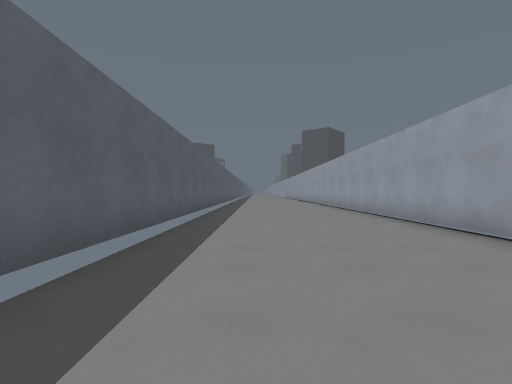
View 1 (above)

12 first-person views from a walk through a level from a Godot 3-D game. The camera is 1.3 m above the floor, looks level and sees 80° across. The floor is counted in squares, 2 m on a side. Each view is taken from the middle of a square. On the plan, view 1 faces up. The plan holds only what a view shows up to about 10 squares ahead; the rest is blank. The place goes on beyond the plan. Surface patterns are stand-ins for the level's own textures.

View 2
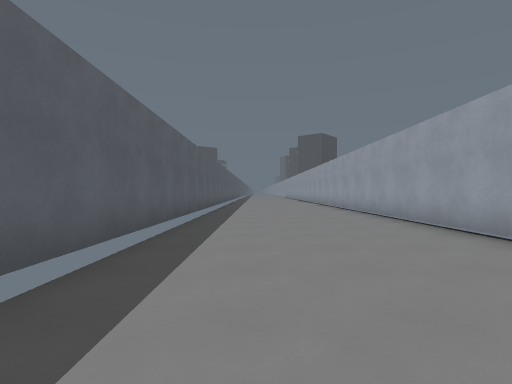

View 3
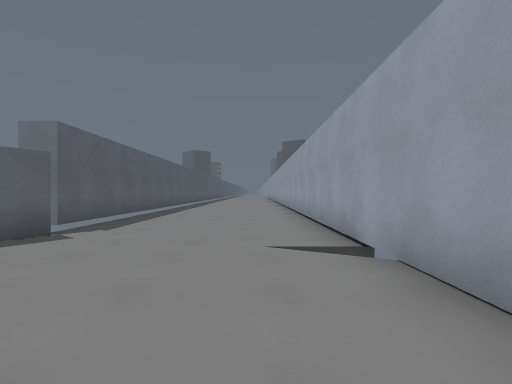

View 4
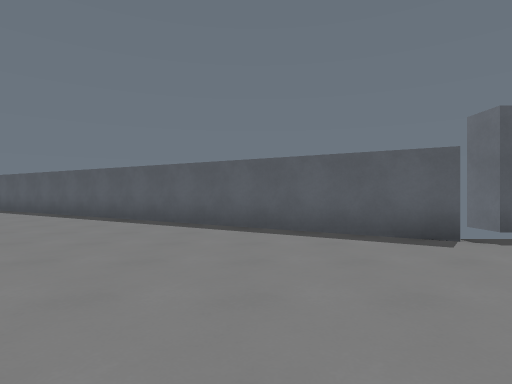

View 5
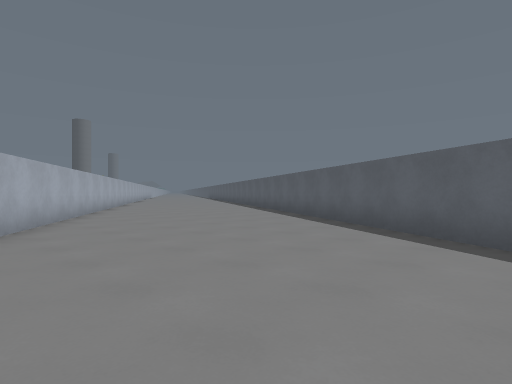

View 6
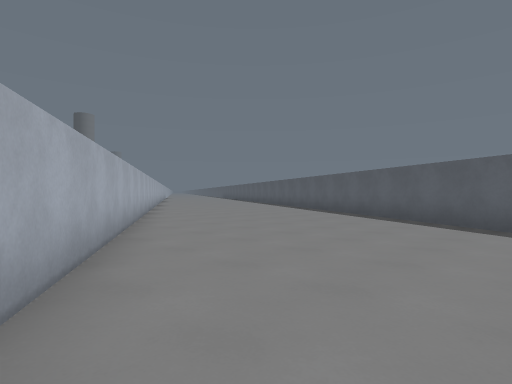

View 7
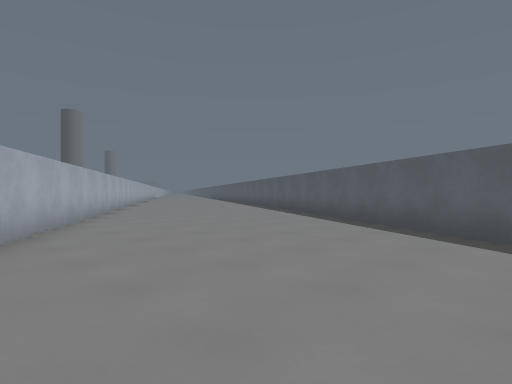

View 8
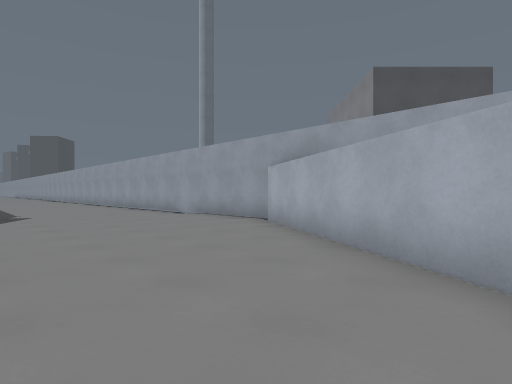

View 9
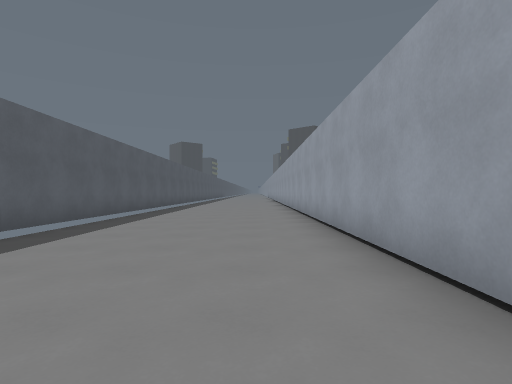

View 10
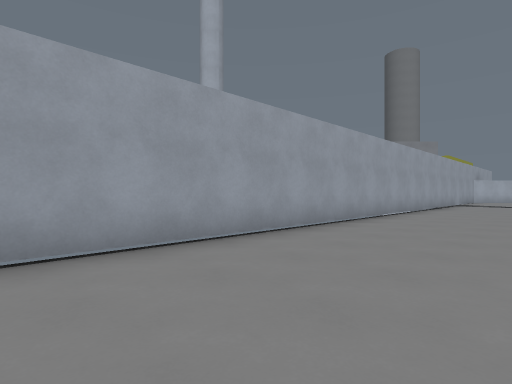

View 11
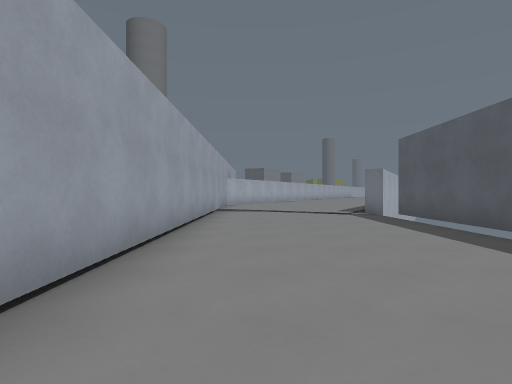

View 12
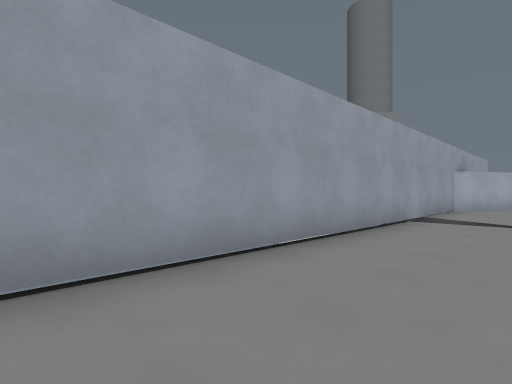

### Floor plan
Points are (right, up) in squares from view 1. A wall is a line through its corners. A room is listed if a view was taken in it or the views show most of it. See-through windows are left out.
Room 1 (views 1, 2, 3, 4, 5, 6, 7, 8, 9, 10, 11, 12)
walls: (-1.7, -3.9) (-1.3, -4.1) (-10.4, -19.9); (-3.3, -20.6) (3.3, -9.1) (3.3, 11); (-1.8, 11) (-1.8, -3.1)
ways out: gap at (-2, -4)

Positions as (right, up) in squares from view 1, and headings:
1: (0, 0), facing up
2: (0, -4), facing up
3: (2, -9), facing up
4: (3, -7), facing left
5: (1, -8), facing down-left
6: (0, -13), facing down-left
7: (-2, -14), facing down-left
8: (-2, -14), facing up-right
9: (2, 1), facing up
10: (0, 11), facing down-right
11: (2, 5), facing down
12: (1, 2), facing down-right
